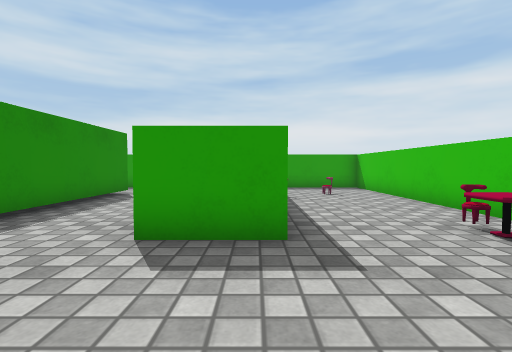
View 1 (above)

16 first-person views from a walk through a scene from a Unity 3-D project. The camera is 0.48 m above the floor, tilts 2° down and sees 85° across. The floor is counted in squares, 0.5 m on a side. Each view is taken from the middle of a square. On the plan, view 1 faces up. The plan holds only what a view shows up to about 11 squares ahead; the rest is blank. The place goes on beyond the plan. The player is left out. Some surface patterns are stand-ins.

View 2
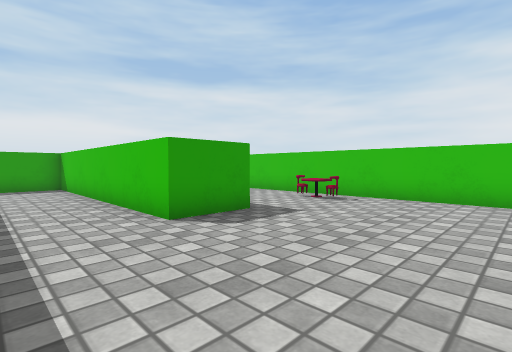

View 3
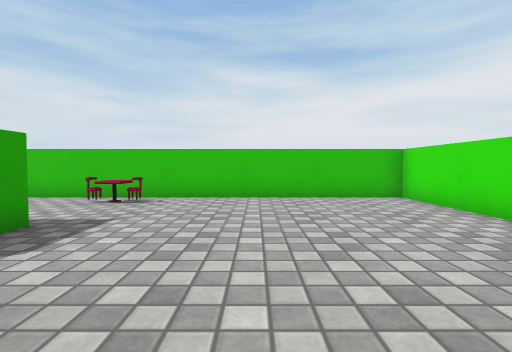

View 4
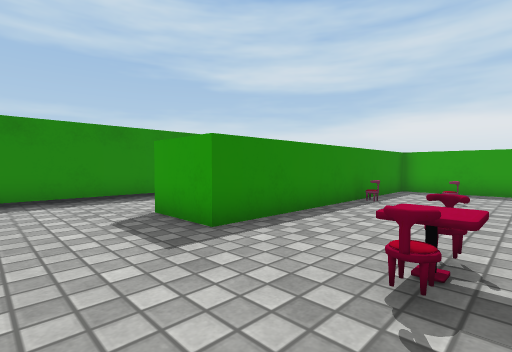

View 5
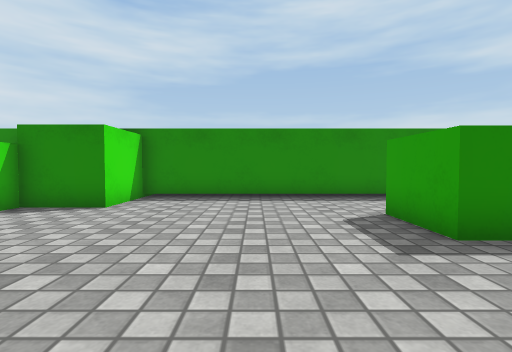

View 6
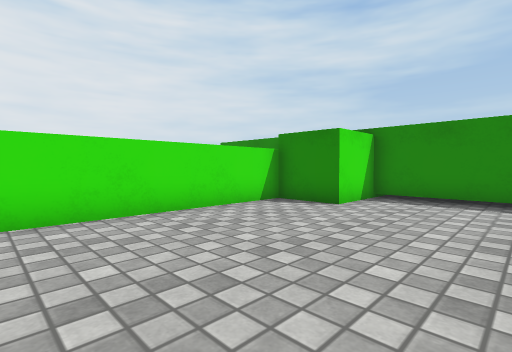

View 7
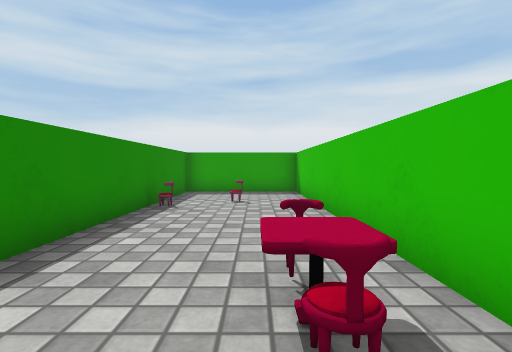

View 8
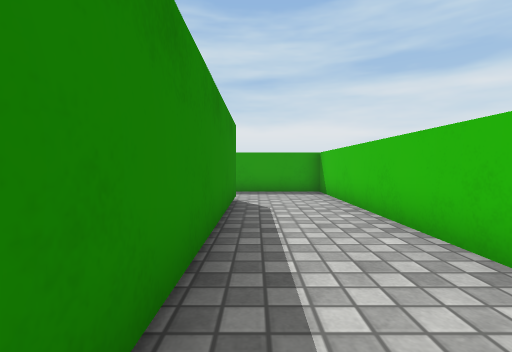

View 9
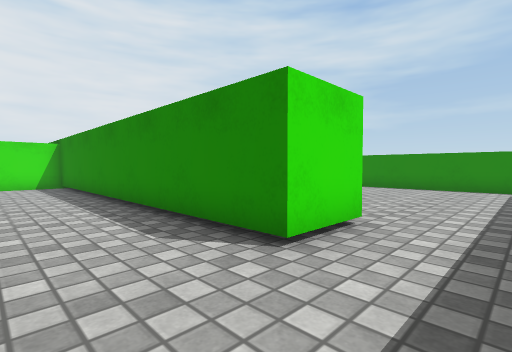

View 10
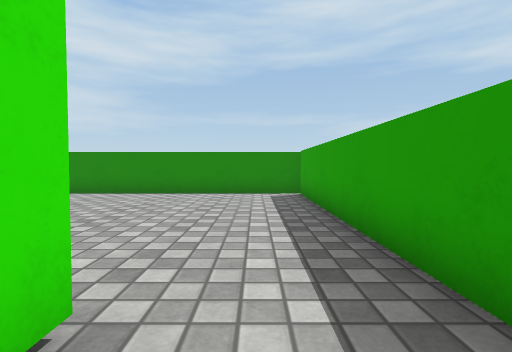

View 11
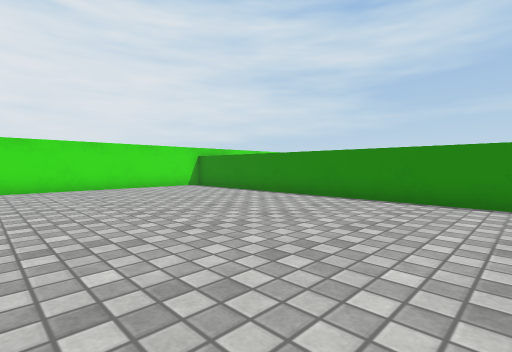

View 12
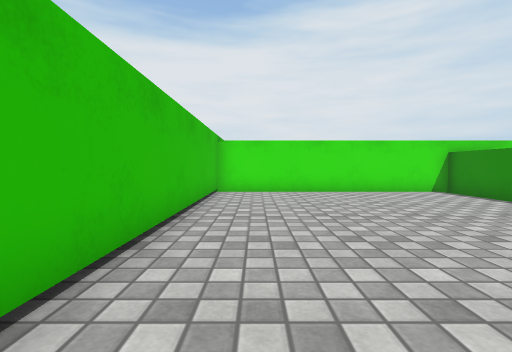

View 13
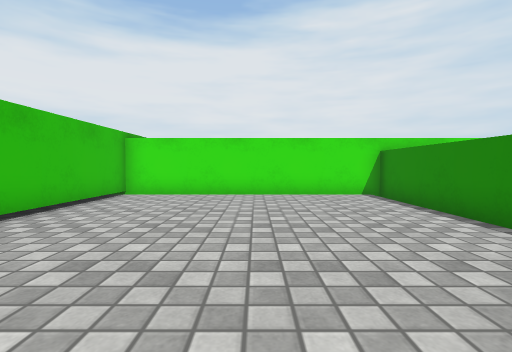

View 14
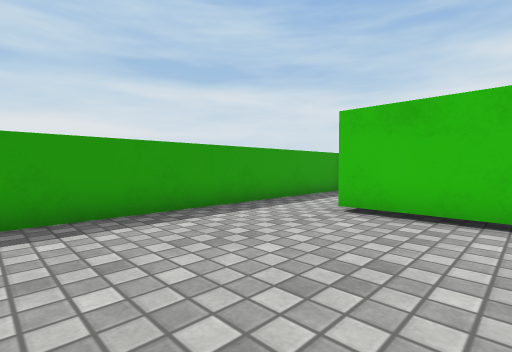

View 15
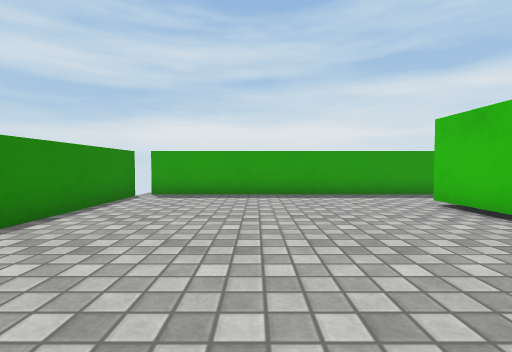

View 16
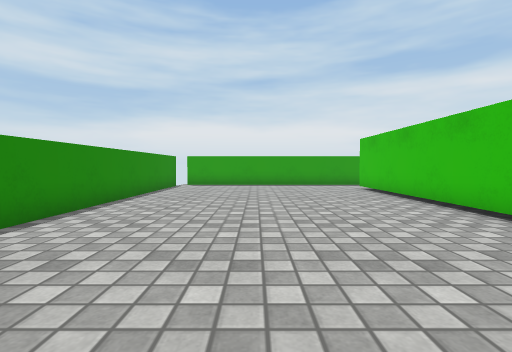

### Floor plan
Points are (right, up) in squares from view 1. A wall is a line through its corners. A room is listed if a view was taken in it or the views show most of it. See-through windows are left out.
Room 1 (views 1, 2, 3, 4, 5, 6, 7, 8, 9, 10)
walls: (-6.6, 10) (-4.6, 10) (-4.6, -2.5) (-2.5, -2.5) (-2.5, -4.5) (4.5, -4.5) (4.5, 12.5) (0.4, 12.5) (0.4, 3.6) (-1.6, 3.6) (-1.6, 12.5) (-6.6, 12.5)
ways out: opening at (-5.5, 11.5) to room 2
objects: other object (1, 9); table (3, 3) to (4, 4); other object (3, 10)
Room 2 (views 11, 12, 13, 14, 15, 16)
walls: (-6.6, 12.5) (-14.6, 12.5); (-15.2, 12.8) (-15.2, -2.5) (-6.6, -2.5) (-6.6, 10)
ways out: opening at (-5.5, 11.5) to room 1

Where each view was taken, in squares from view 1:
view 1: 0 up, 0 right, facing up
view 2: 1 down, 4 left, facing up-right
view 3: 0 up, 4 left, facing right
view 4: 1 up, 4 right, facing up-left
view 5: 1 up, 4 right, facing left
view 6: 1 up, 4 right, facing down-left
view 7: 2 up, 3 right, facing up
view 8: 2 up, 4 left, facing up
view 9: 12 up, 2 left, facing down-left
view 10: 11 up, 5 left, facing left
view 11: 10 up, 7 left, facing down-left
view 12: 8 up, 8 left, facing down
view 13: 7 up, 11 left, facing down
view 14: 7 up, 12 left, facing up-right
view 15: 3 up, 11 left, facing up
view 16: 2 down, 11 left, facing up
